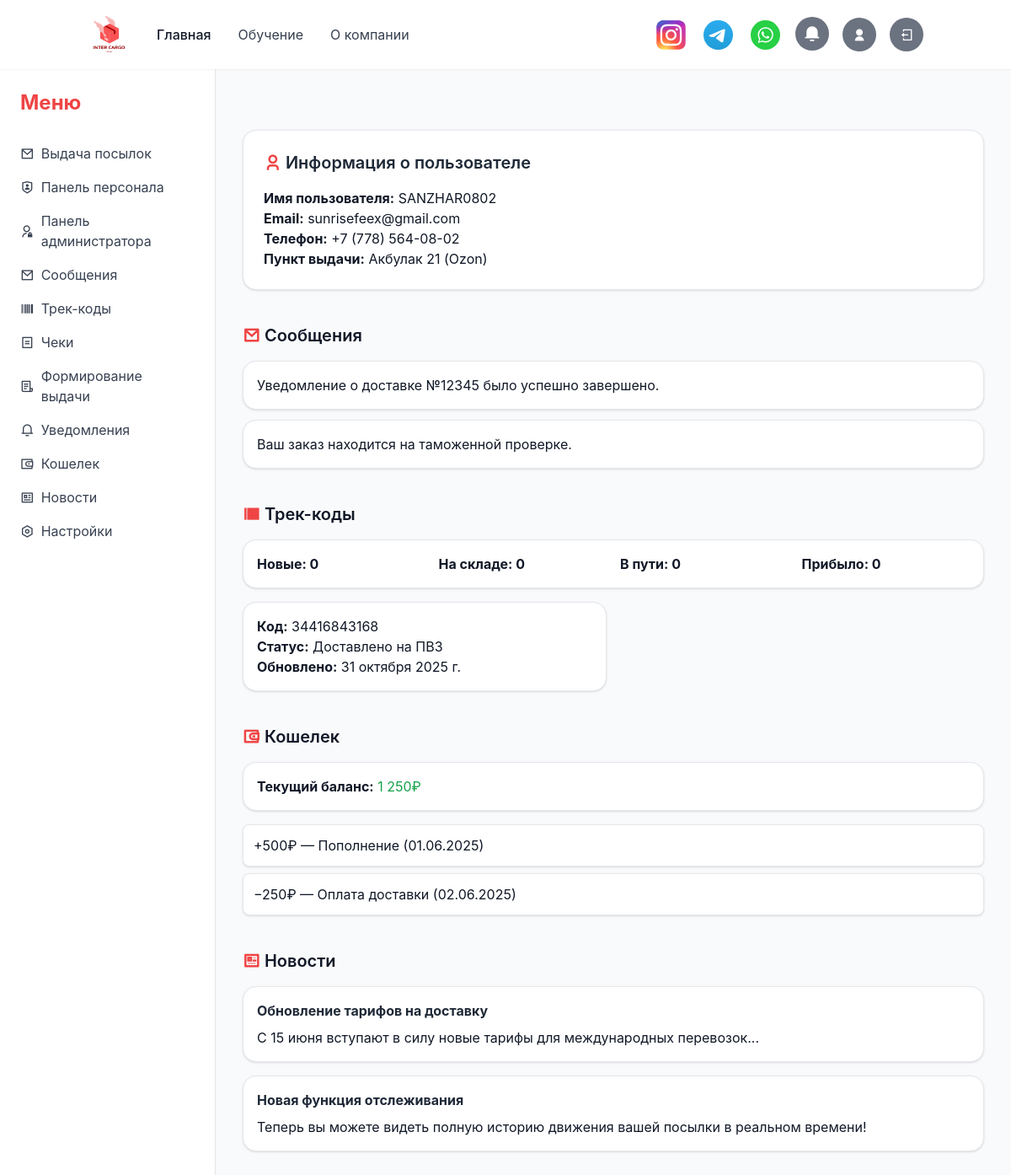
/profile/ (signed in), run on the app's committed database.
### register/models.py (models this page shows, shortened)
class UserProfile(models.Model):
    PICKUP_CHOICES = [
        ('akbulak', 'Акбулак 21 (Ozon)'),
        ('pushkina', 'Пушкина 8 (Ozon)'),
        ('tashkentskaya', 'Ташкентская 286 (Ozon)'),
        ('bayseytovoy', 'Байсеитовой 30 (Ozon)'),
        ('samal', 'Самал 48 (Wildberries)'),
        ('sorokina', 'Сорокина 7 (Ozon)'),
        ('ashimbaeva', 'Ашимбаева 5 (Ozon)'),
        ('abaya286', 'Абая 286 (Ozon)'),
        ('atabaeva', 'Атабаева 105 (Ozon)'),
        ('koybakova', 'Койбакова 8 (Ozon)'),
    ]
    user = models.OneToOneField(User, on_delete=models.CASCADE, verbose_name="Имя пользователя")
    phone = models.CharField(max_length=20, verbose_name="Телефон")
    pickup = models.CharField(max_length=100, choices=PICKUP_CHOICES, verbose_name="ПВЗ")
    is_staff = models.BooleanField(default=False)

### myprofile/models.py (models this page shows, shortened)
class TrackCode(models.Model):
    STATUS_CHOICES = [
        ('user_added', 'Добавлено пользователем'),
        ('warehouse_cn', 'Принято на склад (Китай)'),
        ('shipped_cn', 'Отправлено со склада (Китай)'),
        ('delivered', 'Принято сортировочным центром'),
        ('ready', 'Доставлено на ПВЗ'),
        ('claimed', 'Выдано получателю'),
    ]
    id = models.AutoField(primary_key=True, verbose_name="№ трек кода")
    track_code = models.CharField(max_length=100, unique=True, verbose_name="Трек код")
    update_date = models.DateField(auto_now=True, verbose_name="Дата обновления")
    status = models.CharField(max_length=20, choices=STATUS_CHOICES, verbose_name="Статус трек-кода")
    owner = models.ForeignKey(
        settings.AUTH_USER_MODEL,
        on_delete=models.CASCADE,
        verbose_name="Имя владельца"
    )
    description = models.CharField(max_length=255, blank=True, verbose_name="О посылке")
    weight = models.DecimalField(max_digits=6, decimal_places=3, null=True, blank=True, verbose_name="Вес посылки (кг)")

### myprofile/views/personal_profile.py (the view)
# urls.py: re_path(r"^profile/", include('myprofile.urls')),
@login_required(login_url='login')
def profile(request):
    user = request.user
    try:
        profile = user.userprofile
    except UserProfile.DoesNotExist:
        profile = None
    last_two_codes = TrackCode.objects.filter(owner=user).order_by('-update_date')[:2]
    user_added_count = TrackCode.objects.filter(owner=user, status='user_added').count()
    warehouse_cn_count = TrackCode.objects.filter(owner=user, status='warehouse_cn').count()
    shipped_cn_count = TrackCode.objects.filter(owner=user, status='shipped_cn').count()
    delivered_count = TrackCode.objects.filter(owner=user, status='delivered').count()
    claimed_count = TrackCode.objects.filter(owner=user, status='claimed').count()
    return render(request, 'profile.html', {
        'user': user,
        'profile': profile,
        'last_two_codes': last_two_codes,
        'user_added': user_added_count,
        'warehouse_cn': warehouse_cn_count,
        'shipped_cn_count': shipped_cn_count,
        'delivered': delivered_count,
        'claimed': claimed_count,
    })

### myprofile/views/notifications.py (called while the page is built)
def notifications_context(request):
    if request.user.is_authenticated:
        unread_count = Notification.objects.filter(user=request.user, is_read=False).count()
        return {'unread': unread_count}   # см. пункт 1
    return {}

### myprofile/templates/profile.html (shortened to what this page needs)
<!DOCTYPE html>
<html lang="ru">
{% load static %}
<head>
    <script src="https://cdn.tailwindcss.com/3.4.16"></script>
    <link rel="stylesheet" href="{% static 'styles/css2.css' %}"/>
    <link rel="stylesheet" href="{% static 'styles/styles.css' %}"/>
    <link rel="stylesheet" href="{% static 'styles/remixicon/remixicon.css' %}"/>
</head>
<body class="bg-gray-50 text-gray-900 min-h-screen">
{% include 'includes/header.html' %}
{% block content %}
<div class="flex min-h-screen">
    {% include 'includes/sidebar.html' %}
    <main class="flex-1 px-4 md:px-8 py-8 space-y-10">
        <section id="user-info" class="bg-white p-6 rounded-lg shadow border border-gray-200 mb-6">
            <h2 class="text-xl font-semibold mb-4 text-gray-800"><i class="ri-user-3-line text-red-500"></i> Информация о пользователе</h2>
            <p><strong>Имя пользователя:</strong> {{ user.username }}</p>
            <p><strong>Email:</strong> {{ user.email }}</p>
            {% if user.userprofile %}
                <p><strong>Телефон:</strong> {{ user.userprofile.phone }}</p>
                <p><strong>Пункт выдачи:</strong> {{ user.userprofile.get_pickup_display }}</p>
            {% endif %}
        </section>
        <section id="messages">
            <h2 class="text-xl font-semibold mb-4"><i class="ri-mail-line text-red-500"></i> Сообщения</h2>
            <ul class="space-y-3">
                <li class="bg-white p-4 rounded-lg shadow border border-gray-200">Уведомление о доставке №12345 было успешно завершено.</li>
                <li class="bg-white p-4 rounded-lg shadow border border-gray-200">Ваш заказ находится на таможенной проверке.</li>
            </ul>
        </section>
        <section id="trackcodes">
            <h2 class="text-xl font-semibold mb-4"><i class="ri-barcode-line text-red-500"></i> Трек-коды</h2>
            <div class="grid grid-cols-4 md:grid-cols-4 gap-4 mt-4 bg-white p-4 rounded-lg shadow border border-gray-200">
                <p><strong>Новые: {{ user_added }}</strong></p>
                <p><strong>На складе: {{ warehouse_cn }}</strong></p>
                <p><strong>В пути: {{ shipped_cn_count }}</strong></p>
                <p><strong>Прибыло: {{ delivered }}</strong></p>
            </div>
            <div class="grid grid-cols-1 md:grid-cols-2 gap-4 mt-4">
                {% for code in last_two_codes %}
                    <div class="bg-white p-4 rounded-lg shadow border border-gray-200">
                        <p><strong>Код:</strong> {{ code.track_code }}</p>
                        <p><strong>Статус:</strong> {{ code.get_status_display }}</p>
                        <p><strong>Обновлено:</strong> {{ code.update_date }}</p>
                    </div>
                {% empty %}
                    <div class="grid grid-cols-1 md:grid-cols-1 bg-white p-4 rounded-lg shadow border border-gray-200">
                        <p class="text-gray-600">Вы ещё не добавили ни одного трек-кода.</p>
                    </div>
                {% endfor %}
            </div>
        </section>
        <section id="wallet">
            <h2 class="text-xl font-semibold mb-4"><i class="ri-wallet-3-line text-red-500"></i> Кошелек</h2>
            <div class="bg-white p-4 rounded-lg shadow border border-gray-200 mb-4">
                <p><strong>Текущий баланс:</strong> <span class="text-green-600">1 250₽</span></p>
            </div>
            <div class="space-y-2">
                <div class="bg-white p-3 rounded shadow border border-gray-200">+500₽ — Пополнение (01.06.2025)</div>
                <div class="bg-white p-3 rounded shadow border border-gray-200">−250₽ — Оплата доставки (02.06.2025)</div>
            </div>
        </section>
        <section id="news">
            <h2 class="text-xl font-semibold mb-4"><i class="ri-news-line text-red-500"></i> Новости</h2>
            <article class="bg-white p-4 rounded-lg shadow border border-gray-200 mb-4">
                <h3 class="font-bold mb-2 text-gray-800">Обновление тарифов на доставку</h3>
                <p>С 15 июня вступают в силу новые тарифы для международных перевозок...</p>
            </article>
            <article class="bg-white p-4 rounded-lg shadow border border-gray-200">
                <h3 class="font-bold mb-2 text-gray-800">Новая функция отслеживания</h3>
                <p>Теперь вы можете видеть полную историю движения вашей посылки в реальном времени!</p>
            </article>
        </section>
    </main>
</div>
{% endblock %}
</body>
</html>

### mainview/static/styles/styles.css (style rules this page uses)
:where([class^="ri-"])::before { content: "\f3c2"; }
body { font-family: 'Inter', sans-serif; }

### data on the page
TrackCode: track_code "34416843168", status "Доставлено на ПВЗ", update_date "31 октября 2025 г."

### other printed values
{{ user.username }} "SANZHAR0802"
{{ user.email }} "sunrisefeex@gmail.com"
{{ user.userprofile.phone }} "+7 (778) 564-08-02"
{{ user.userprofile.get_pickup_display }} "Акбулак 21 (Ozon)"
{{ user_added }} "0"
{{ warehouse_cn }} "0"
{{ shipped_cn_count }} "0"
{{ delivered }} "0"
